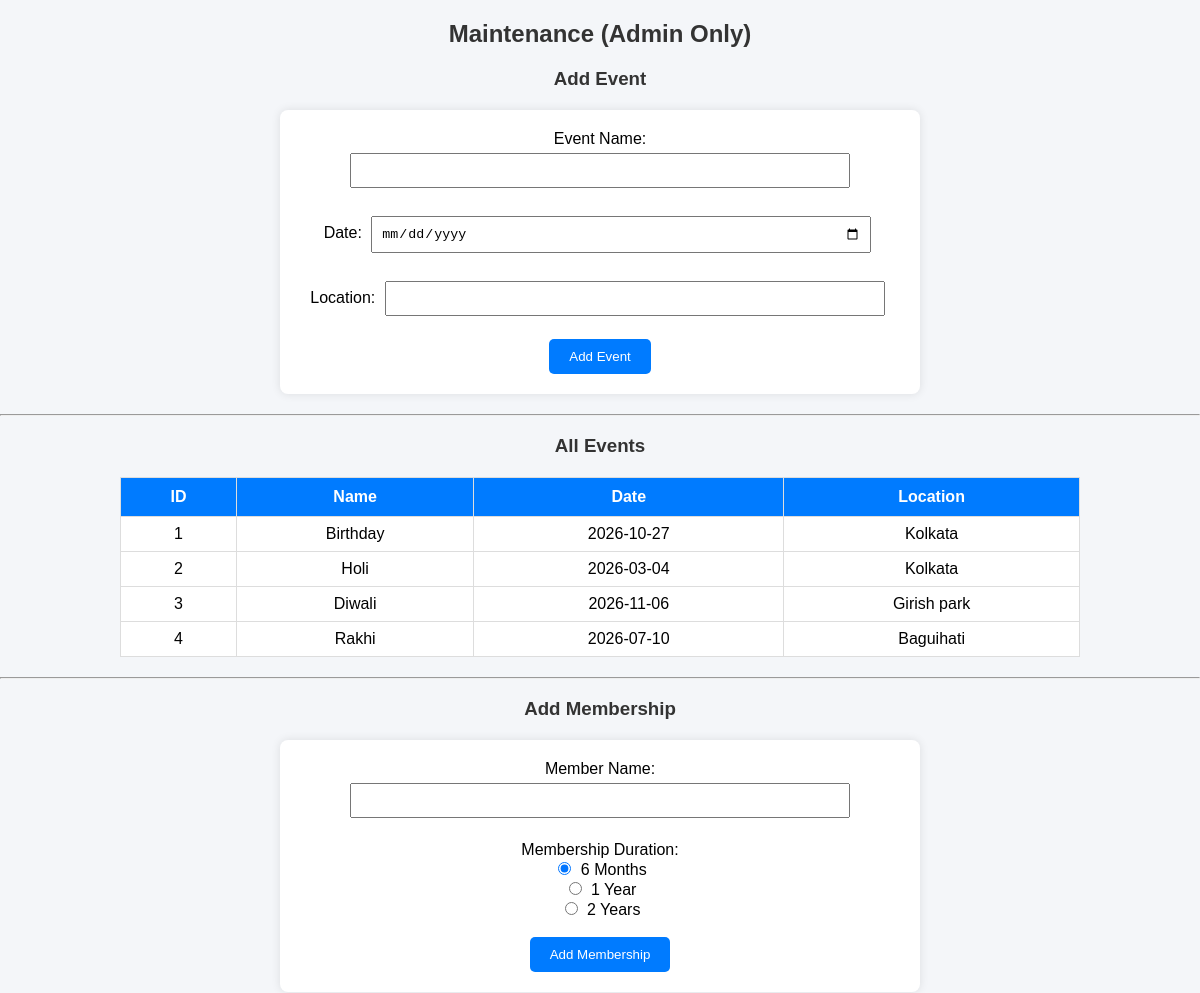
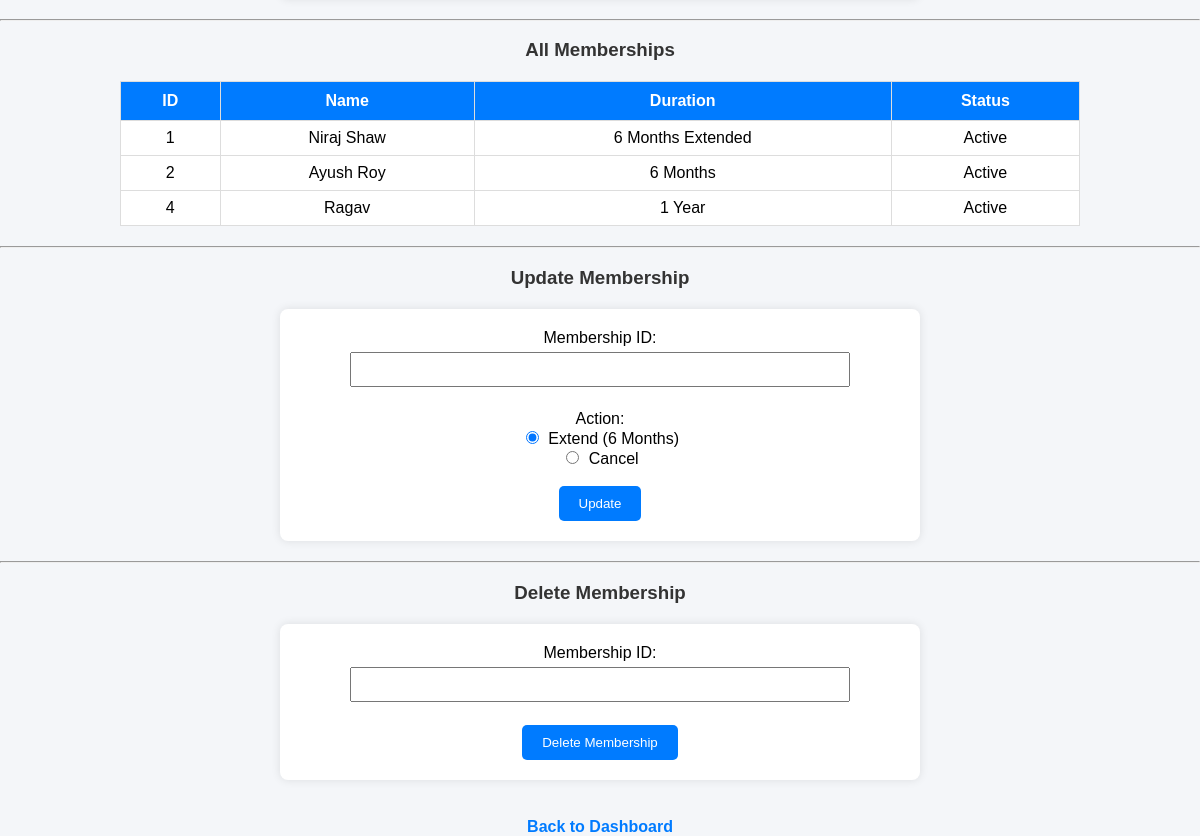
/maintenance (signed in), run on the app's committed database (2 pictures, top to bottom).
### tables this page shows
CREATE TABLE events (
            id INTEGER PRIMARY KEY AUTOINCREMENT,
            name TEXT,
            date TEXT,
            location TEXT
        );

CREATE TABLE membership (
            id INTEGER PRIMARY KEY AUTOINCREMENT,
            member_name TEXT,
            membership_type TEXT,
            status TEXT
        );

### app.py (the view, shortened to what this page needs)
@app.route('/maintenance', methods=['GET', 'POST'])
def maintenance():
    message=""
    if 'username' not in session:
        return redirect('/')
    if session['role'] != 'admin':
        return "Access Denied"
    conn = sqlite3.connect('database.db')
    c = conn.cursor()
    if request.form.get('form_type') == 'delete_membership':
        member_id = request.form['member_id']
        c.execute("DELETE FROM membership WHERE id=?", (member_id,))
        conn.commit()
        message= "Membership Deleted Successfully"
    c.execute("SELECT * FROM events")
    events = c.fetchall()
    c.execute("SELECT * FROM membership")
    members = c.fetchall()
    conn.close()
    return render_template("maintenance.html",events=events,members=members,message=message)

### templates/maintenance.html (shortened to what this page needs)
<!DOCTYPE html>
<html>
<head>
    <link rel="stylesheet" href="{{ url_for('static', filename='style.css') }}">
</head>
<body>
<h2>Maintenance (Admin Only)</h2>
<h3>Add Event</h3>
<form method="POST">
    Event Name:
    <input type="text" name="name" required><br><br>
    Date:
    <input type="date" name="date" required><br><br>
    Location:
    <input type="text" name="location" required><br><br>
    <button type="submit">Add Event</button>
</form>
<hr>
<h3>All Events</h3>
<table border="1">
<tr>
    <th>ID</th>
    <th>Name</th>
    <th>Date</th>
    <th>Location</th>
</tr>
{% for event in events %}
<tr>
    <td>{{ event[0] }}</td>
    <td>{{ event[1] }}</td>
    <td>{{ event[2] }}</td>
    <td>{{ event[3] }}</td>
</tr>
{% endfor %}
</table>
<hr>
<h3>Add Membership</h3>
<form method="POST">
    Member Name:
    <input type="text" name="member_name" required><br><br>
    Membership Duration:<br>
    <input type="radio" name="membership_type" value="6 Months" checked> 6 Months<br>
    <input type="radio" name="membership_type" value="1 Year"> 1 Year<br>
    <input type="radio" name="membership_type" value="2 Years"> 2 Years<br><br>
    <button type="submit">Add Membership</button>
</form>
<hr>
<h3>All Memberships</h3>
<table border="1">
<tr>
    <th>ID</th>
    <th>Name</th>
    <th>Duration</th>
    <th>Status</th>
</tr>
{% for m in members %}
<tr>
    <td>{{ m[0] }}</td>
    <td>{{ m[1] }}</td>
    <td>{{ m[2] }}</td>
    <td>{{ m[3] }}</td>
</tr>
{% endfor %}
</table>
<hr>
<h3>Update Membership</h3>
<form method="POST">
    Membership ID:
    <input type="number" name="member_id" required><br><br>
    Action:<br>
    <input type="radio" name="action" value="extend" checked> Extend (6 Months)<br>
    <input type="radio" name="action" value="cancel"> Cancel<br><br>
    <button type="submit">Update</button>
</form>
<hr>
<h3>Delete Membership</h3>
<form method="POST">
    Membership ID:
    <input type="number" name="member_id" required>
    <br><br>
    <button type="submit"
         onclick="return confirm('Are you sure you want to delete this membership?');">
        Delete Membership
    </button>
</form>
<br>
<a href="/dashboard">Back to Dashboard</a>
</body>
</html>

### static/style.css (style rules this page uses)
body { font-family: Arial, sans-serif; background-color: #f4f6f9; margin: 0; padding: 0; text-align: center; }
h2, h3 { color: #333; }
form { background-color: white; padding: 20px; margin: 20px auto; width: 50%; border-radius: 8px; box-shadow: 0px 0px 10px rgba(0,0,0,0.1); }
input[type="text"], input[type="number"], input[type="date"], select { padding: 8px; margin: 5px; width: 80%; }
input[type="radio"] { width: auto; margin-right: 5px; }
button { padding: 10px 20px; background-color: #007BFF; color: white; border: none; border-radius: 5px; cursor: pointer; }
table { margin: 20px auto; border-collapse: collapse; width: 80%; background-color: white; }
table, th, td { border: 1px solid #ddd; }
th { background-color: #007BFF; color: white; padding: 10px; }
td { padding: 8px; }
a { text-decoration: none; color: #007BFF; font-weight: bold; }

### data on the page
events: id "1", name "Birthday", date "2026-10-27", location "Kolkata"
events: id "2", name "Holi", date "2026-03-04", location "Kolkata"
events: id "3", name "Diwali", date "2026-11-06", location "Girish park"
events: id "4", name "Rakhi", date "2026-07-10", location "Baguihati"
membership: id "1", member_name "Niraj Shaw", membership_type "6 Months Extended", status "Active"
membership: id "2", member_name "Ayush Roy", membership_type "6 Months", status "Active"
membership: id "4", member_name "Ragav", membership_type "1 Year", status "Active"
